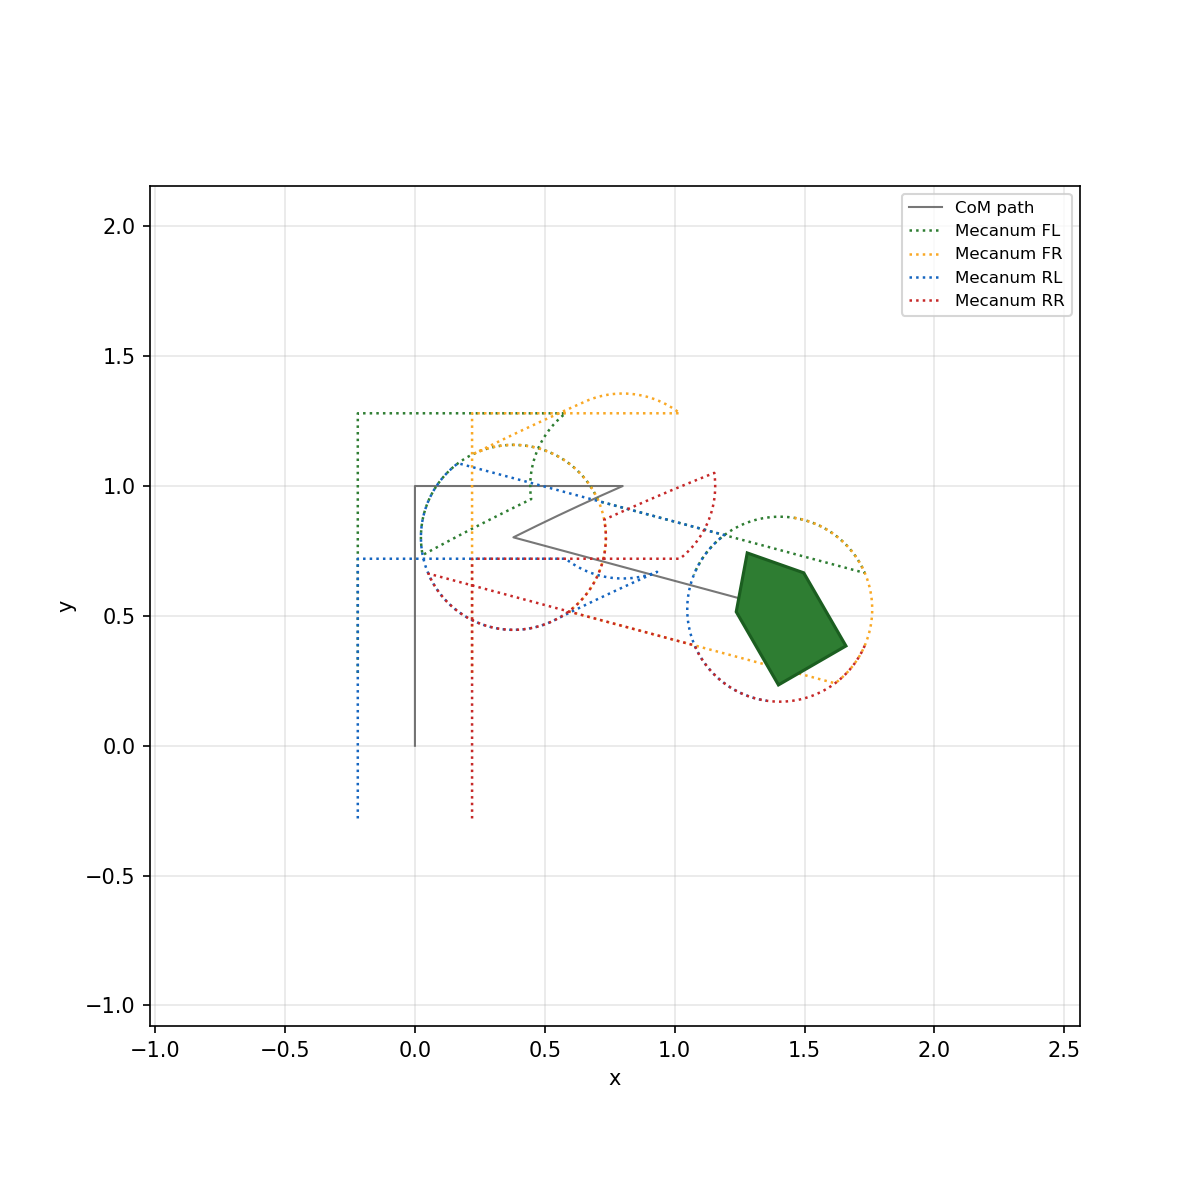

The script that saved this image:
#!/usr/bin/env python3
"""Mecanum X-config: omnidirectional motion and four wheel traces (FL, FR, RL, RR)."""

from __future__ import annotations

import math # Library for assessing the math operations like "pi"
import os 

import matplotlib.pyplot as plt # Library used for plottign graphs

import AuroraMR as amr

os.environ.setdefault("MPLBACKEND", "Agg")

# Mecanum wheels are defined by the distance from the center to the rollers.
# half_length_y: vertical distance from center to front/rear axle.
# half_width_x: horizontal distance from center to left/right wheel
params = amr.MecanumParams(half_length_y=0.28, half_width_x=0.22, max_wheel_speed=2.5)
session = amr.MotionSession.create(
    amr.pose(0.0, 0.0, 0.0), #Defines the starting point (X=0, Y=0, facing north (CCW) )
    amr.KinematicsModel.MECANUM,
    dt=0.015,
    mecanum=params,
)

#The motions
session.forward(1.0, 0.7) # Drive straight forward for 1.0 meter at 0.7 m/s
session.strafe_right(0.8, 0.6) # Strafe (slide) directly to the right for 0.8 meters at 0.6 m/s.
session.turn_left(math.pi / 3, 1.0) # Rotate counter-clockwise (left) by 60 degrees (pi/3) at 1.0 rad/s
session.mecanum_drive_wheels(0.5, -0.2, 0.0, 0.8, duration=1.0)

goal = amr.pose(1.5, 0.5, math.pi / 6) #This defines the specific target
session.drive_to_pose(goal, linear_speed=0.6, angular_speed=1.0, position_tol=0.1, angle_tol=0.12)# This line tell it to drive to the goal pose specified above at a specific linear and angular speed

#plots the robot movement history

fig, ax = plt.subplots(figsize=(8, 8))
amr.plot_motion(session, ax=ax, show=False)
fig.savefig(os.path.join(os.path.dirname(__file__), "motion_mecanum_demo.png"), dpi=150)
print("Saved motion_mecanum_demo.png") # Prints this to terminal
